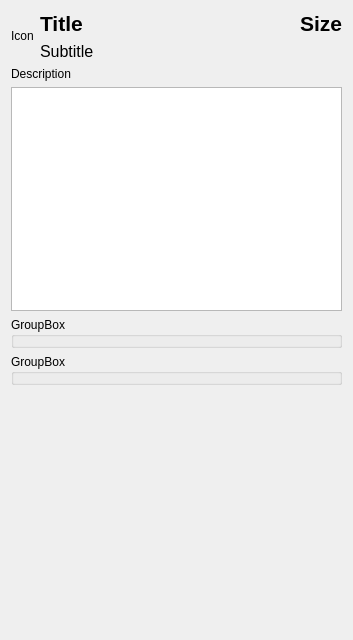
<?xml version="1.0" encoding="UTF-8"?>
<ui version="4.0">
 <class>InfoDisplay</class>
 <widget class="QWidget" name="InfoDisplay">
  <property name="geometry">
   <rect>
    <x>0</x>
    <y>0</y>
    <width>353</width>
    <height>640</height>
   </rect>
  </property>
  <property name="windowTitle">
   <string>Form</string>
  </property>
  <layout class="QVBoxLayout" name="verticalLayout_3">
   <item>
    <layout class="QHBoxLayout" name="horizontalLayout_2">
     <item>
      <widget class="QLabel" name="icon">
       <property name="text">
        <string>Icon</string>
       </property>
      </widget>
     </item>
     <item>
      <layout class="QVBoxLayout" name="verticalLayout">
       <item>
        <layout class="QHBoxLayout" name="horizontalLayout">
         <item>
          <widget class="QLabel" name="titleLabel">
           <property name="font">
            <font>
             <pointsize>16</pointsize>
             <bold>true</bold>
            </font>
           </property>
           <property name="text">
            <string>Title</string>
           </property>
          </widget>
         </item>
         <item>
          <spacer name="horizontalSpacer">
           <property name="orientation">
            <enum>Qt::Horizontal</enum>
           </property>
           <property name="sizeHint" stdset="0">
            <size>
             <width>40</width>
             <height>20</height>
            </size>
           </property>
          </spacer>
         </item>
         <item>
          <widget class="QLabel" name="sizeLabel">
           <property name="font">
            <font>
             <pointsize>16</pointsize>
             <bold>true</bold>
            </font>
           </property>
           <property name="text">
            <string>Size</string>
           </property>
          </widget>
         </item>
        </layout>
       </item>
       <item>
        <widget class="QLabel" name="subtitleLabel">
         <property name="font">
          <font>
           <pointsize>12</pointsize>
           <bold>false</bold>
          </font>
         </property>
         <property name="text">
          <string>Subtitle</string>
         </property>
        </widget>
       </item>
      </layout>
     </item>
    </layout>
   </item>
   <item>
    <layout class="QVBoxLayout" name="verticalLayout_2">
     <item>
      <widget class="QLabel" name="label_4">
       <property name="text">
        <string>Description</string>
       </property>
      </widget>
     </item>
     <item>
      <widget class="QTextBrowser" name="descriptionTextBrowser"/>
     </item>
    </layout>
   </item>
   <item>
    <widget class="QGroupBox" name="groupBox">
     <property name="title">
      <string>GroupBox</string>
     </property>
    </widget>
   </item>
   <item>
    <widget class="QGroupBox" name="groupBox_2">
     <property name="title">
      <string>GroupBox</string>
     </property>
    </widget>
   </item>
   <item>
    <spacer name="verticalSpacer">
     <property name="orientation">
      <enum>Qt::Vertical</enum>
     </property>
     <property name="sizeHint" stdset="0">
      <size>
       <width>20</width>
       <height>40</height>
      </size>
     </property>
    </spacer>
   </item>
  </layout>
 </widget>
 <resources/>
 <connections/>
</ui>
